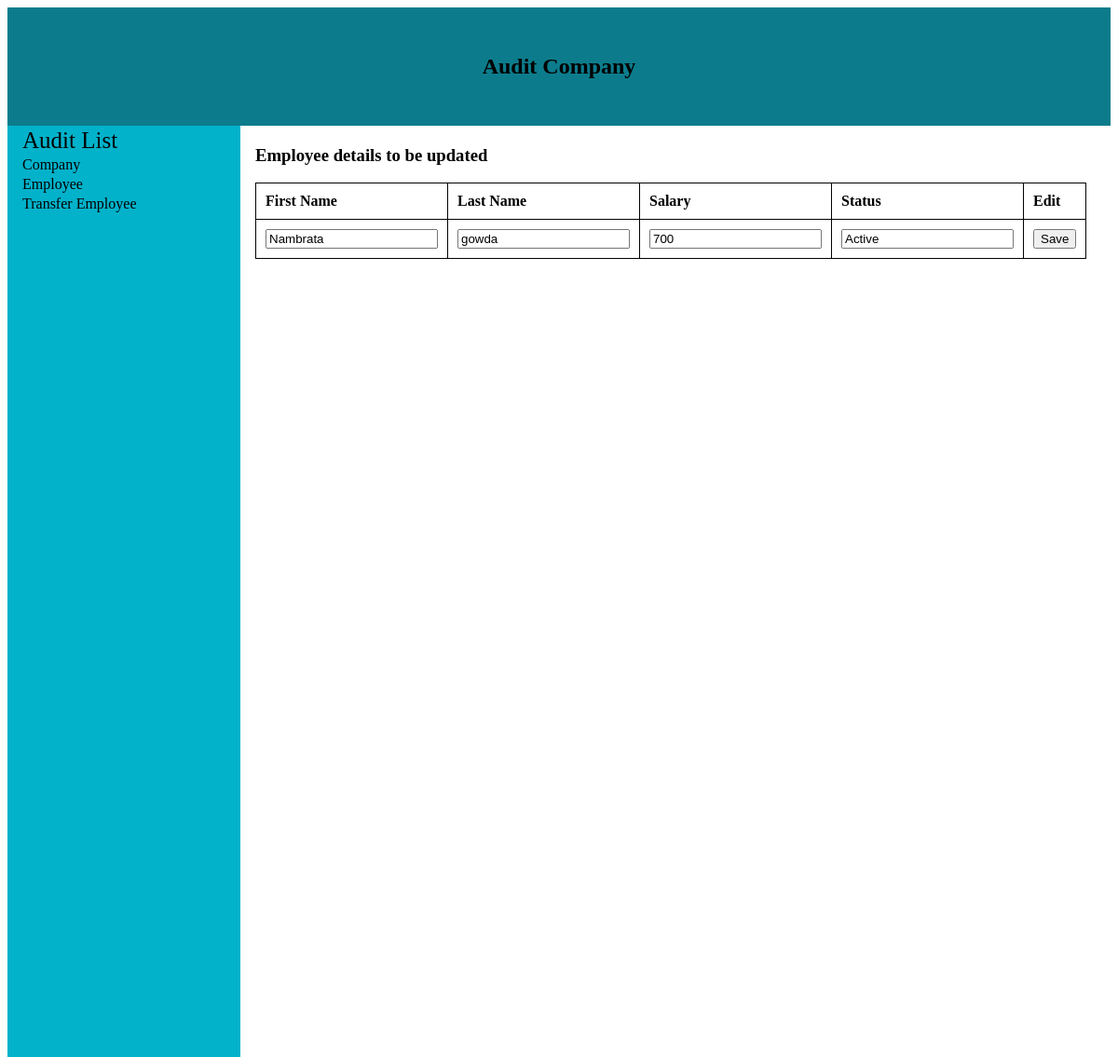
Screenshot of /cmpdetails/3/4/emp_update with the database file from the repository.
### cmpdetails/models.py (models this page shows)
class Employee(models.Model):
    emp_id = models.AutoField(primary_key=True)
    comp_id = models.ForeignKey(Company, on_delete=models.CASCADE)
    first_name = models.CharField(max_length=25)
    last_name = models.CharField(max_length=25)
    salary = models.IntegerField(default=0)
    status = models.CharField(max_length=10)

### cmpdetails/views.py (the view)
# urls.py: path('<int:comp_id>/<int:emp_id>/emp_update',views.emp_update, name='emp_update'),
def emp_update(request, comp_id, emp_id):
    emp_list= Employee.objects.get(emp_id=emp_id)
    context= {'emp_list':emp_list,}
    return render(request, 'cmpdetails/emp_update.html', context)

### cmpdetails/templates/cmpdetails/emp_update.html (shortened to what this page needs)
<!DOCTYPE html>
<html lang="en">
<head>
</head>
<body>
<div class="head_block" >
    <h2> Audit Company</h2>
</div>
<div class="left_block">
<span> Audit List</span>
    <a href="/cmpdetails/cmp_details" class="left_nav"> Company</a>
    <a href="/cmpdetails/cmp_details" class="left_nav"> Employee</a>
    <a href="#" class="left_nav">Transfer Employee</a>
</div>
<div class="content">
    <h3> Employee details to be updated </h3>
    <form action ="{% url 'cmpdetails:emp_update_save' emp_list.emp_id %}" method="post">
        <table>
            <tr>
                <th>First Name</th>
                <th>Last Name</th>
                <th>Salary</th>
                <th>Status</th>
                <th>Edit</th>
            </tr>
            <tr>
                <td><input type="text" name="emp_fname" id="emp_fname" value="{{emp_list.first_name}}"></td>
                <td><input type="text" name="emp_lname" id="emp_lname" value="{{emp_list.last_name}}"></td>
                <td><input type="text" name="emp_sal" id="emp_sal" value="{{emp_list.salary}}"></td>
                <td><input type="text" name="emp_status" id="emp_status" value="{{emp_list.status}}"></td>
                <td><input type="submit" name="Save" id="emp_save" value="Save" ></td>
            </tr>
        </table>
    </form>
</div>
</body>
</html>

### cmpdetails/templates/cmpdetails/emp_update.html (style rules this page uses)
* { box-sizing: border-box; }
div.head_block { background-color :#0C7C8C; text-align : center; color :Black; padding: 30px }
div.left_block { background-color :#02B2CB; text-align: left; float: left; height :1000px; width : 250px }
span { padding : 2px 1px 1px 16px; display : block; font-size: 25px; }
a.left_nav { font-side:20px; display: block; padding : 2px 1px 1px 16px; text-decoration:None; color: black; }
div.content { padding:2px 1px 1px 16px; float : left; }
table { border-collapse:collapse; width: 500px }
th , td { border: 1px solid Black; text-align:left; padding:10px; }

### rows the page displays
Employee: emp_fname "Nambrata", emp_lname "gowda", emp_sal "700", emp_status "Active"
